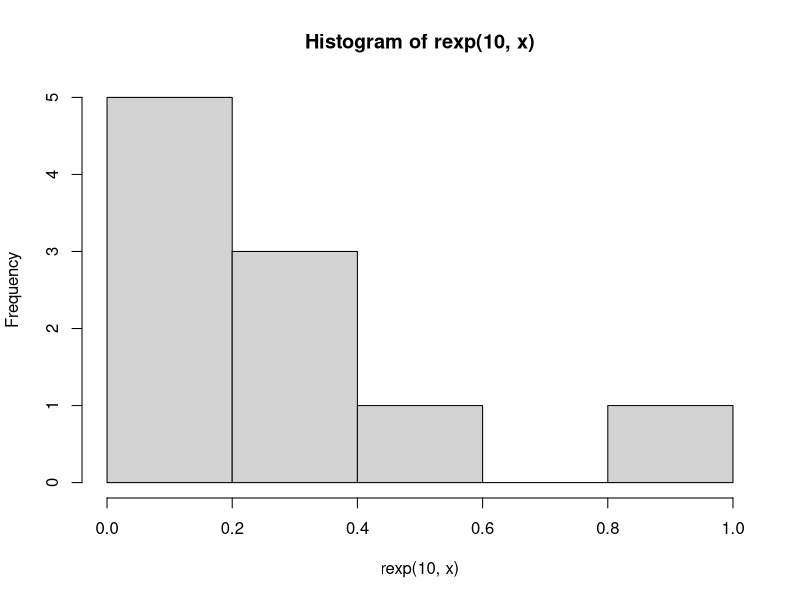
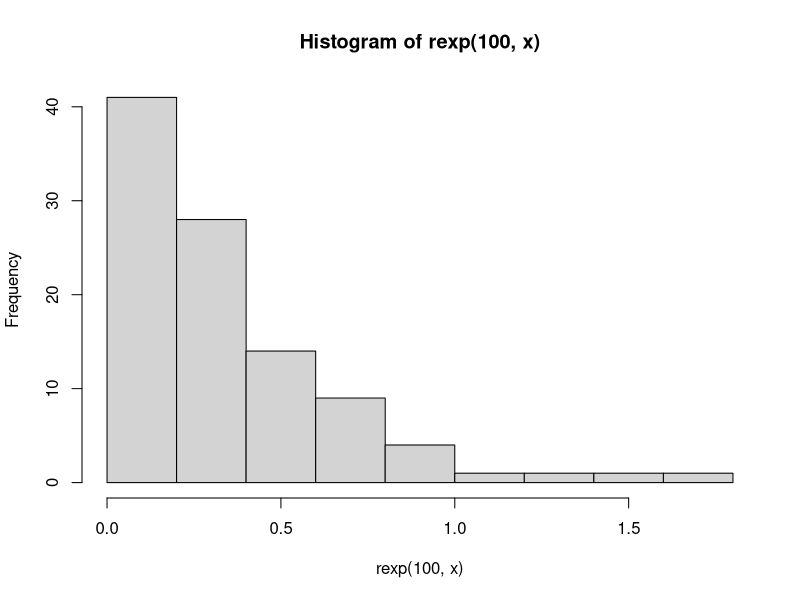
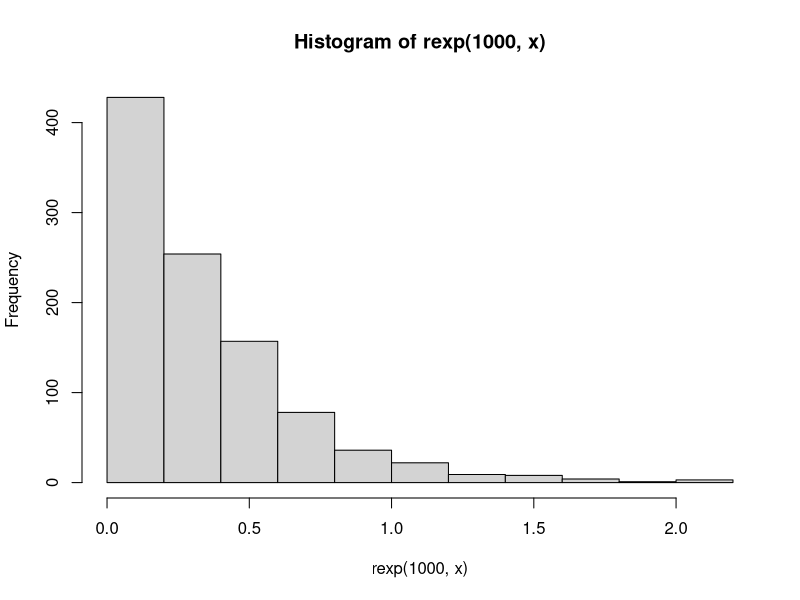
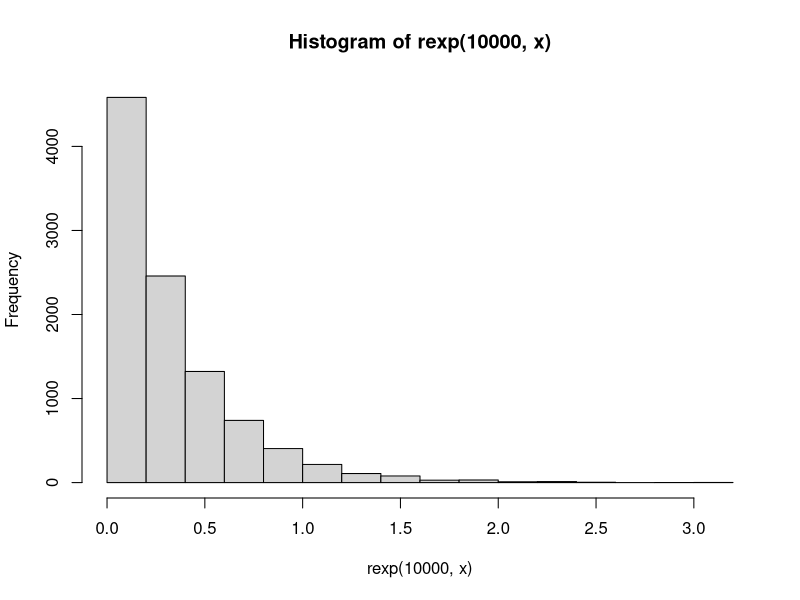

Write R code to recreate these figures, in order.
#  =================== 5 ==================== 
x = 3

## a
dexp(x)

## b
set.seed(1)
hist(rexp(10, x))
hist(rexp(100, x))
hist(rexp(1000, x))
hist(rexp(10000, x))

## c
n = 100
data5 = rexp(n, x)
mean(data5)
var(data5)